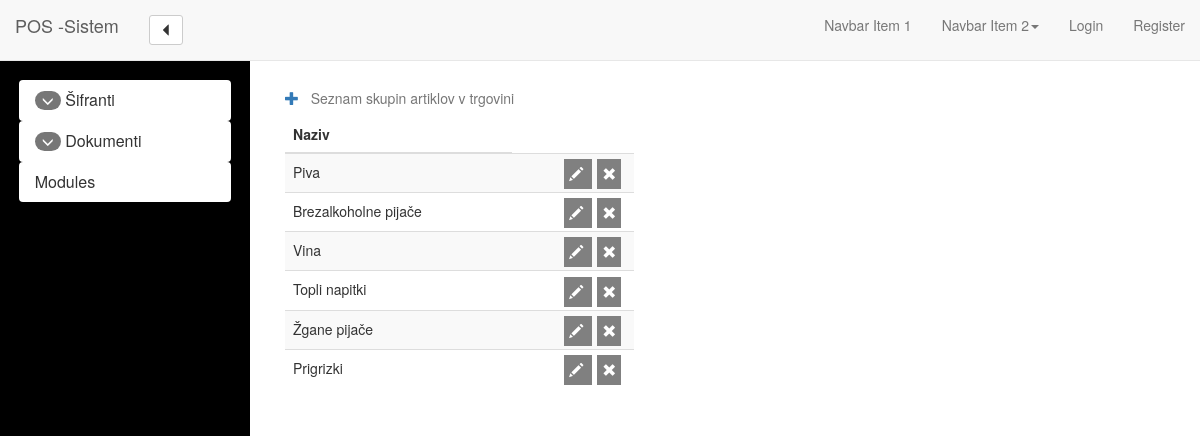
/invoice/seznam_skupin_artiklov, run on the app's committed database.
### invoices/models.py (models this page shows, shortened)
class SkupinaArtikla(models.Model):
    naziv = models.CharField(max_length=40)

### invoices/views.py (the view)
class SkupinaArtiklaListView(ListView):
    context_object_name = "seznam_skupin_artiklov"
    template_name = "invoices/seznam_skupin_artiklov.html"
    model = SkupinaArtikla

### invoices/templates/invoices/seznam_skupin_artiklov.html
{% extends "invoices/base.html" %}
{% load crispy_forms_tags %}
{% block main_content%}
    <div class="container-fluid">
    <div class="row">
        <div class="col-md-5">
            <table class="table table-striped">
                <caption>
                    <a href="{% url 'skupina_artikla_add' %}">
                    <span class="glyphicon glyphicon-plus"/>
                    </a>
                        &nbsp Seznam skupin artiklov v trgovini
                </caption>
                <thead>
                    <tr>
                        <th>Naziv</th>
                    </tr>
                </thead>
                {% for skupina in seznam_skupin_artiklov %}
                    <tr>
                        <td>{{ skupina.naziv }}</td>
                        <td class align="right">
                            <a class="btn-table btn-edit"
                                    type="button"
                                    href = "{% url 'skupina_artikla_edit' pk=skupina.id %}"
                                                               type="button">
                                <span class="glyphicon glyphicon-pencil"></span>
                            </a>
                            <a class="btn-table btn-delete"
                                    type="button"
                                    href = "{% url 'skupina_artikla_edit' pk=skupina.id %}"
                                                               type="button">
                                <span class="glyphicon glyphicon-remove"></span>
                            </a>
                        </td>
                    </tr>
                {% endfor %}
            </table>
        </div>
    </div>
    </div>
{% endblock main_content %}

### invoices/static/invoices/app_design.css (style rules this page uses)
a.btn-table { height: 25px; padding: 5px; vertical-align: middle; font-size: 14px; color: white; background: grey; text-decoration: none; margin-right: 5px; }

### data on the page
SkupinaArtikla: naziv "Piva"
SkupinaArtikla: naziv "Brezalkoholne pijače"
SkupinaArtikla: naziv "Vina"
SkupinaArtikla: naziv "Topli napitki"
SkupinaArtikla: naziv "Žgane pijače"
SkupinaArtikla: naziv "Prigrizki"
